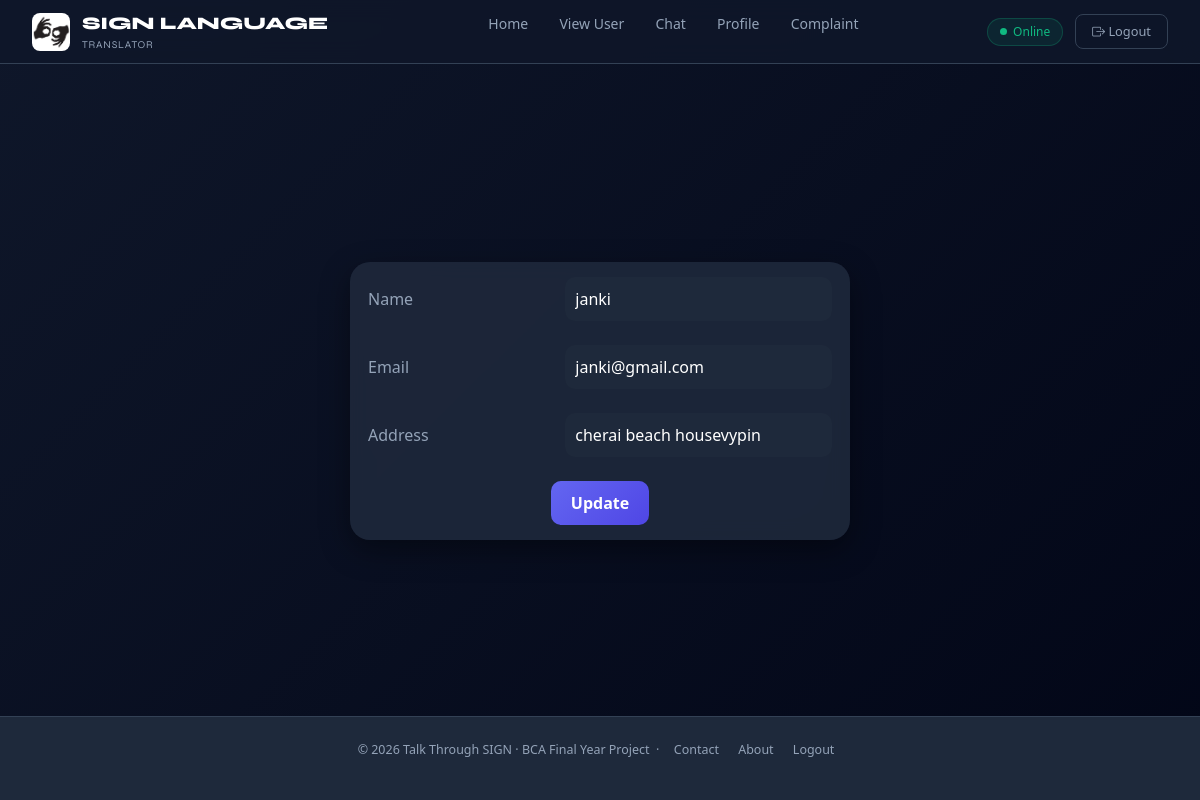
The app's page /DeafUser/EditProfile/ (signed in) with its own data.
### Guest/models.py (models this page shows)
class tbl_deafuser(models.Model):
    deafuser_photo = models.FileField(upload_to="Assets/DeafUser/Photo")
    deafuser_name = models.CharField(max_length=30)
    deafuser_email = models.CharField(max_length=30)
    deafuser_contact = models.CharField(max_length=30,null=True)
    deafuser_address =  models.CharField(max_length=30)
    deafuser_password = models.CharField(max_length=8)
    place = models.ForeignKey(tbl_place, on_delete=models.CASCADE)
    deafuser_status = models.IntegerField(default=0)

### DeafUser/views.py (the view)
# urls.py: path('EditProfile/',views.EditProfile,name="EditProfile"),
def EditProfile(request):
    if 'duid' not in request.session:
        return redirect('Guest:Login')
    data=tbl_deafuser.objects.get(id=request.session['duid'])
    if request.method=="POST":
        data.deafuser_name=request.POST.get('txt_name')
        data.deafuser_email=request.POST.get('mail')
        data.deafuser_address=request.POST.get('txt_address')
        data.save()
        return render(request,'DeafUser/EditProfile.html',{'msg':"profile Updated"})
    else:
        return render(request,'DeafUser/EditProfile.html',{'data':data})

### DeafUser/Templates/DeafUser/EditProfile.html (shortened to what this page needs)
{% extends 'DeafUser/Header.html' %}
{% load static %}
{% block content %}
<!DOCTYPE html>
<html lang="en">
<head>
</head>
<body>
    <form action="" method="post">
        <table border="3">
            <tr>
                <td>Name</td>
                <td><input type="text" name="txt_name" id="" value="{{data.deafuser_name}}"></td>
            </tr>
            <tr>
                <td>Email</td>
                <td><input type="text" name="mail" id="" value="{{data.deafuser_email}}"></td>
            </tr>
            <tr>
                <td>Address</td>
                <td><input type="text" name="txt_address" id="" value="{{data.deafuser_address}}"></td>
            </tr>
            <tr>
                <td colspan="2" align="center"><input type="submit" value="Update"></td>
            </tr>
        </table>
</form></body>
</html>
{% endblock %}

### DeafUser/Templates/DeafUser/Header.html (style rules this page uses)
:root { --emerald: #10b981; --sky: #38bdf8; --dark: #0f172a; --card: #1e293b; --muted: #94a3b8; --border: #334155; --grad: linear-gradient(90deg, #10b981, #38bdf8); }
* { box-sizing: border-box; margin: 0; padding: 0; }
body { font-family: 'DM Sans', sans-serif; background: var(--dark); color: #e2e8f0; min-height: 100vh; display: flex; flex-direction: column; }

### DeafUser/Templates/DeafUser/EditProfile.html (style rules this page uses)
body { background: linear-gradient(135deg, #0f172a, #020617); font-family: 'Segoe UI', Tahoma, Geneva, Verdana, sans-serif; color: #e2e8f0; }
table { margin: 80px auto; border-collapse: collapse; background: rgba(30, 41, 59, 0.9); backdrop-filter: blur(10px); border-radius: 20px; overflow: hidden; padding: 25px; box-shadow: 0 10px 30px rgba(0,0,0,0.4); width: 500px; }
td { padding: 12px 15px; }
td:first-child { color: #94a3b8; font-weight: 500; width: 40%; }
input[type="text"] { width: 100%; padding: 10px; border-radius: 10px; border: none; outline: none; background: #1e293b; color: white; transition: 0.2s; }
input[type="submit"] { padding: 10px 20px; border-radius: 10px; border: none; background: linear-gradient(135deg, #6366f1, #4f46e5); color: white; font-weight: 600; cursor: pointer; transition: 0.2s; }

### records on screen
tbl_deafuser: txt_name "janki", mail "janki@gmail.com", txt_address "cherai beach housevypin"
